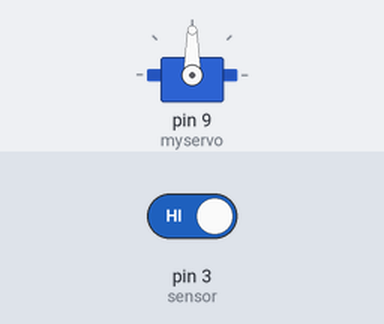
This sketch was run on a simulated Arduino Uno, built with avr-gcc and run on an emulated ATmega328P. Shown: servo. The test bench sets the inputs (shaded band); at power-on: pin 3 (sensor) HIGH.

Above: at 1.2 s.
1.3 s: pin 3 (sensor) driven LOW
At 2.4 s:
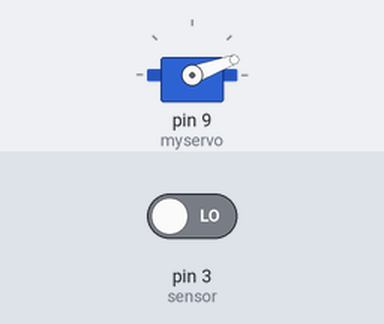
2.8 s: pin 3 (sensor) driven HIGH
At 3.5 s:
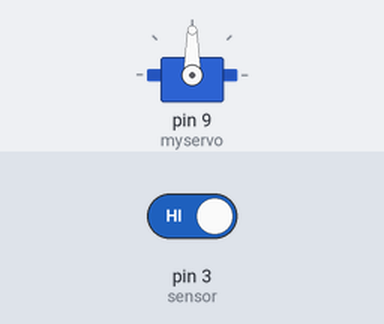
Timing chart, 0 to 5.8 s (numbered marks = the images above; inputs shaded):
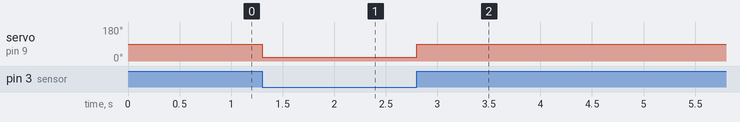

Measured:
- after the input at 1.3 s, servo on pin 9 (myservo): 90° → 20° at once
- after the input at 2.8 s, servo on pin 9 (myservo): 20° → 90° at once

The sketch:

quiz_reedswitch.ino
```cpp
#include <Servo.h>

Servo myservo;
int sensor = 3;

void setup() {
  // put your setup code here, to run once:
  Serial.begin(9600);
  myservo.attach(9);
}

void loop() {
  // put your main code here, to run repeatedly:
  int reedSW = digitalRead(sensor);

  if(reedSW == LOW){
    myservo.write(20);
   }else{
    myservo.write(90);
   }
}
```
